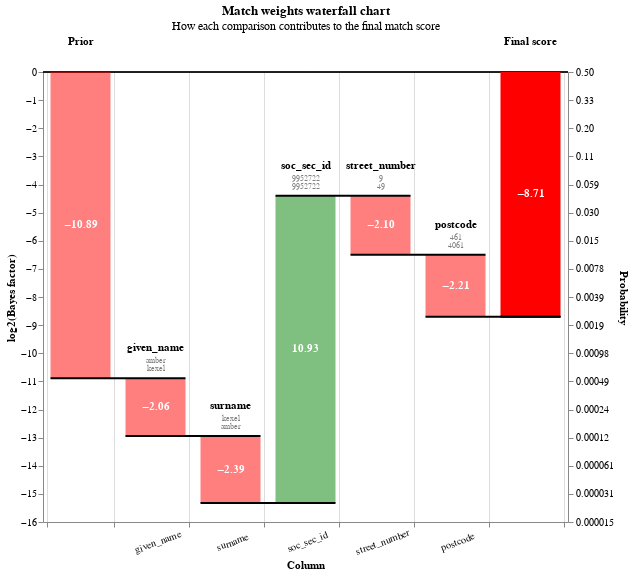

The notebook cell saved with this chart:
### Code cell
records = linker.prediction_errors_from_labels_column("cluster").as_record_dict(limit=10)
linker.waterfall_chart(records)
